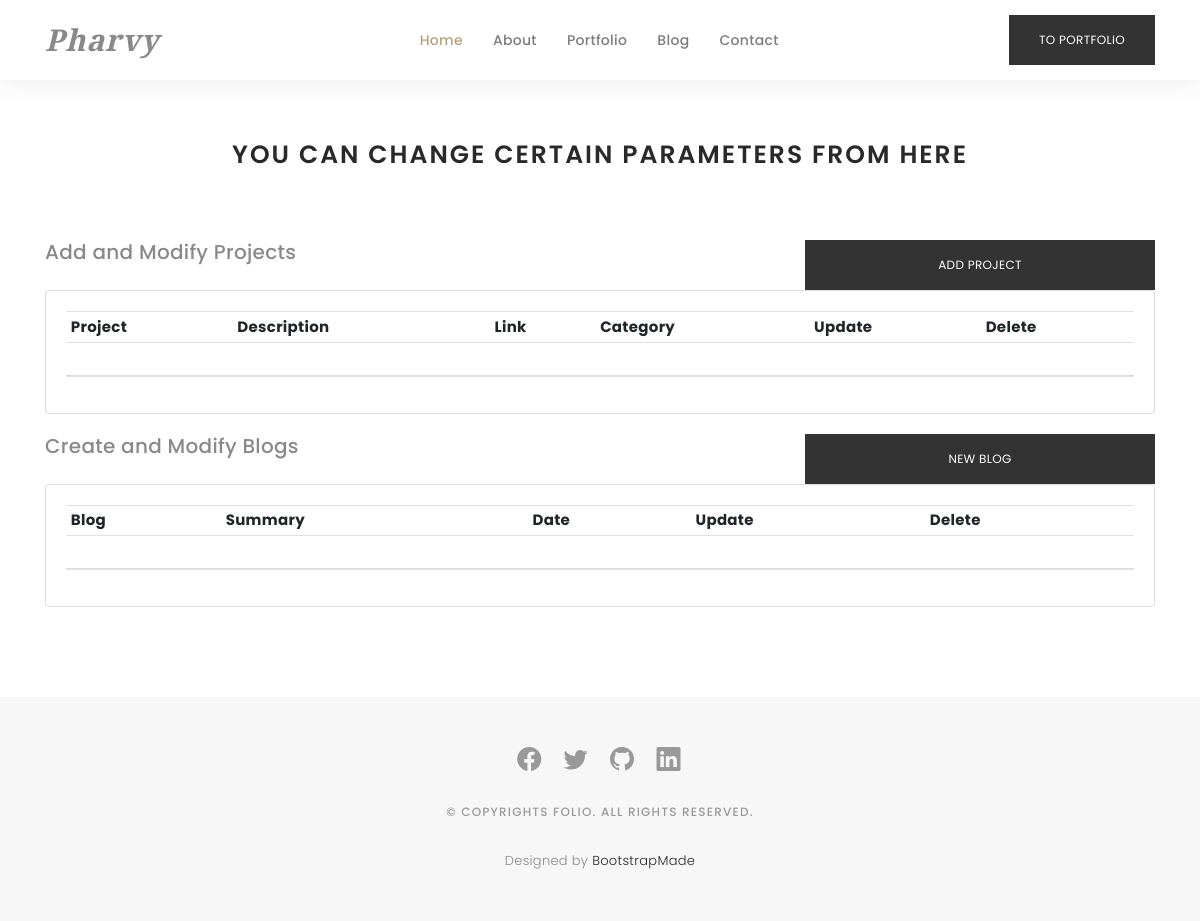
The page /control/ on the database as committed earlier.
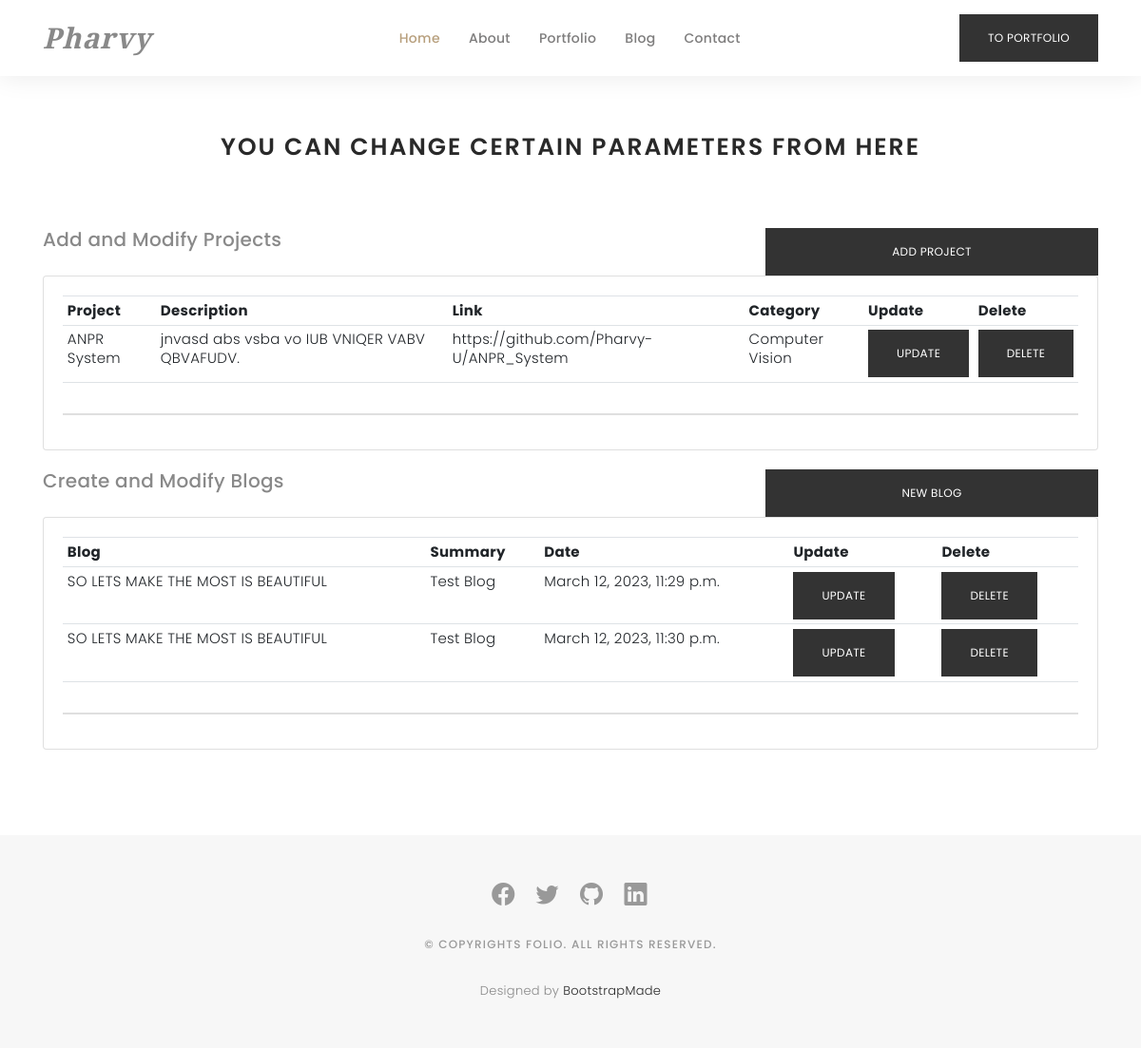
The same page on the database as committed later.
### portfolio/models.py (models this page shows, shortened)
class Project(models.Model):
    CATEGORY = (
        ("Computer Vision", "Computer Vision"),
        ("NLP", "NLP"),
        ("Analysis", "Analysis"),
        ("Others", "Others"),
    )
    STATUS = (
        ("Ongoing", "Ongoing"),
        ("Complete", "Complete"),
        ("In Production", "In Production")
    )
    title = models.CharField(max_length=200)
    thumbnail = models.ImageField(max_length=200, null=True, upload_to="images/")
    description = models.CharField(max_length=1000)
    client = models.CharField(max_length=200, null=True, default="Personal")
    link = models.CharField(max_length=200, null=True)
    date_created = models.DateTimeField(auto_now_add=True, null=True)
    category = models.CharField(max_length=200, null=True, choices=CATEGORY)
    status = models.CharField(max_length=200, null=True, choices=STATUS)
    tags = models.ManyToManyField(ProjectTag)

class Blog(models.Model):
    headline = models.CharField(max_length=200)
    sub_headline = models.CharField(max_length=200, null=True, blank=True)
    thumbnail = models.ImageField(blank=True, null=True, upload_to="images/")
    author = models.CharField(max_length=200, null=True, default="Ukasoanya Favour C.")
    body = RichTextUploadingField(null=True, blank=True)
    date_created = models.DateTimeField(auto_now_add=True, null=True)
    active = models.BooleanField(default=False)
    tags = models.ManyToManyField(BlogTag)

### portfolio/views.py (the view)
# urls.py: path('control/', views.control_panel, name='control'),
def control_panel(request):
    projects = Project.objects.all()
    blogs = Blog.objects.all()
    context = {'projects': projects, 'blogs': blogs}
    return render(request, 'portfolio/control.html', context=context)

### portfolio/templates/portfolio/control.html
{% extends "portfolio/base.html" %}
{% block content %}
{% include 'portfolio/navbar2.html' %}
<div id="journal-blog" class="paddsections">
	<div class="container">
		<div class="row justify-content">
			<div class="section-title text-center"><h2>You can change certain parameters from here</h2></div>
		</div>
	</div>
	<div class="container align-items-center justify-content-between">
		<div class="row">
			<div class="col-md-8"><h5>Add and Modify Projects</h5></div>
            <div class="col-md-4"><a class="btn btn-block btn-warning" href="{% url 'create-project' %}">Add Project</a></div>
		</div>
		<div class="card card-body">
			<table class="table table-sm">
				<tr>
					<th>Project</th>
					<th>Description</th>
					<th>Link</th>
					<th>Category</th>
					<th>Update</th>
					<th>Delete</th>
				</tr>
				{% for project in projects %}
					<tr>
						<td>{{project.title}}</td>
						<td>{{project.description|truncatechars:80}}</td>
						<td>{{project.link}}</td>
						<td>{{project.category}}</td>
						<td><a class="btn btn-info btn-outline-primary" href="{% url 'update-project' project.id %}">Update</a></td>
						<td><a class="btn btn-danger" href="{% url 'delete-project' project.id %}">Delete</a></td>
					</tr>
				{% endfor %}
			</table>
			<hr>
		</div>
        <br>
        <div class="row">
			<div class="col-md-8"><h5>Create and Modify Blogs</h5></div>
			<div class="col-md-4"><a class="btn btn-block btn-warning" href="{% url 'create-blog' %}">New Blog</a></div>
		</div>
		<div class="card card-body">
			<table class="table table-sm">
				<tr>
					<th>Blog</th>
					<th>Summary</th>
					<th>Date</th>
					<th>Update</th>
					<th>Delete</th>
				</tr>
				{% for blog in blogs %}
					<tr>
						<td>{{blog.headline}}</td>
						<td>{{blog.sub_headline}}</td>
						<td>{{blog.date_created}}</td>
						<td><a class="btn btn-sm btn-info" href="{% url 'update-blog' blog.id %}">Update</a></td>
						<td><a class="btn btn-sm btn-danger" href="{% url 'delete-blog' blog.id %}">Delete</a></td>
					</tr>
				{% endfor %}
			</table>
			<hr>
		</div>
    </div>
</div>
{% endblock %}

Rows that differ between the two databases and show on the page:
added Project: title "ANPR System", description "jnvasd abs vsba vo IUB VNIQER VABV QBVAFUDV.", link "https://github.com/Pharvy-U/ANPR_System", category "Computer Vision"
added Blog: headline "SO LETS MAKE THE MOST IS BEAUTIFUL", sub_headline "Test Blog", date_created "March 12, 2023, 11:29 p.m."
added Blog: headline "SO LETS MAKE THE MOST IS BEAUTIFUL", sub_headline "Test Blog", date_created "March 12, 2023, 11:30 p.m."
